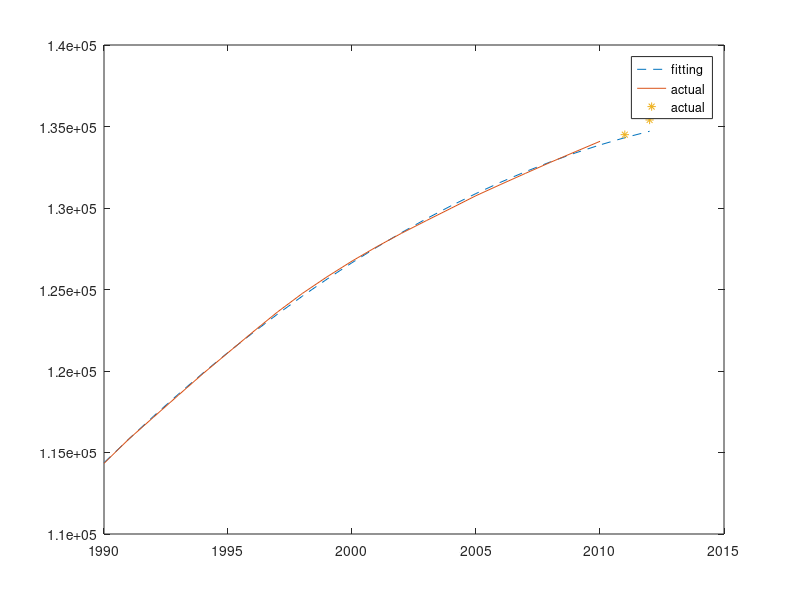

This figure's MATLAB source: (Note: this script raises an error after producing the figure.)
function population()
x=1990:2010;
y=[114333 115823 117171 118517 119850 121121 122389 123626 124761 125786 126743 127627 128453 129227 129988 130756 131448 132129 132802 133450 134091];
f=polyfit(x,y,2);
yi=polyval(f,[x 2011 2012]);
plot([x 2011 2012],yi,"--",x,y,[2011 2012],[134500,135400],"*");
legend('fitting','actual','actual');
text(x(8),y(8),"yi= "+num2str(f(1))+"x^2 +"+num2str(f(2))+"x "+num2str(f(3)));
text(2010,yi(21),"estimation: 2011->"+num2str(yi(22))+"    2012->"+num2str(yi(23)));
text(2012.5,135400,"actual: 2011->134500    2012->135400");
end